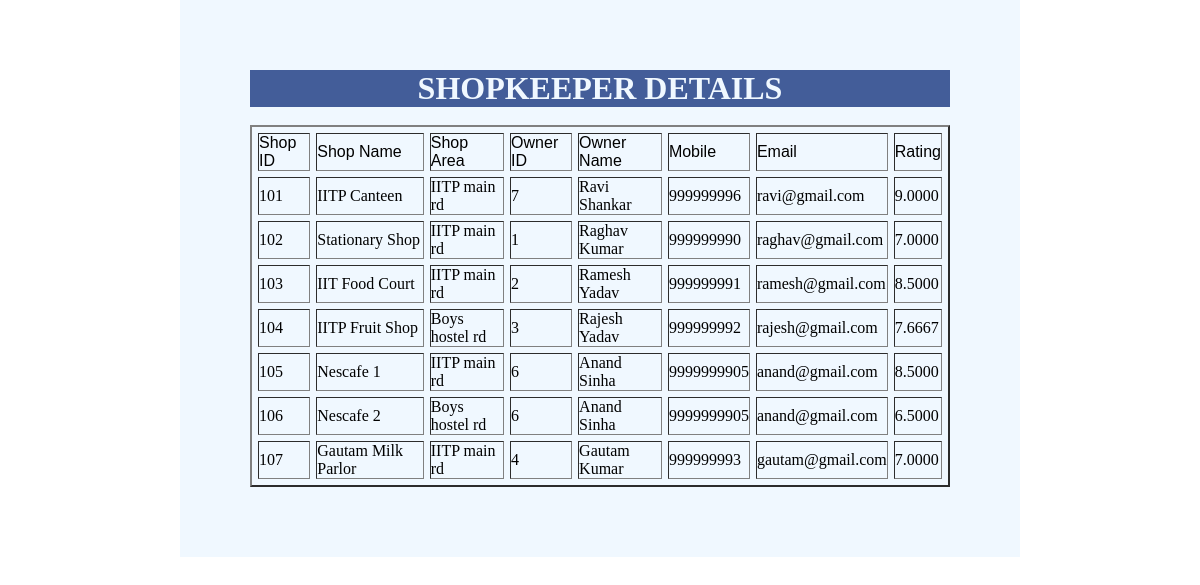
/shopkeeper.php (signed in), run on the app's committed database.
### tables this page shows
CREATE TABLE `shops` (
  `shopid` int(11) NOT NULL,
  `name` varchar(50) DEFAULT NULL,
  `area` varchar(50) DEFAULT NULL,
  `ownerid` int(11) DEFAULT NULL,
  `licenceid` int(11) DEFAULT NULL,
  `rentid` int(11) DEFAULT NULL
);

CREATE TABLE `users` (
  `userid` int(11) NOT NULL,
  `passwrd` varchar(20) DEFAULT NULL,
  `name` varchar(50) DEFAULT NULL,
  `age` int(11) DEFAULT NULL,
  `gender` varchar(10) DEFAULT NULL,
  `occuption` varchar(50) NOT NULL DEFAULT 'guest' COMMENT '1. guest\r\n2. shop keeper\r\n3. employee',
  `mobile` varchar(15) DEFAULT NULL,
  `email` varchar(30) DEFAULT NULL
);

### shopkeeper.php (the view, shortened to what this page needs)
<?php
	include("connection.php");
?>
<!DOCTYPE html>
<html>
<head>
</head>
<body>
	<div class="container">
    <h1>SHOPKEEPER DETAILS</h1><br>
		<form method="post">
		<?php
		$query = "SELECT shops.shopid as si, shops.name as sn, shops.area as sa, users.userid as ui, users.name as un, users.mobile as um, users.email as ue, AVG(review.rating) as av FROM owners join users on owners.ownerid = users.userid join shops on owners.shopid = shops.shopid join review on review.shopid = shops.shopid GROUP BY shops.shopid;";
			echo '<table border="2" cellspacing="6" cellpadding="6">
				<tr>
					<td> <font face="Arial">Shop ID</font> </td>
					<td> <font face="Arial">Shop Name</font> </td>
					<td> <font face="Arial">Shop Area</font> </td>
					<td> <font face="Arial">Owner ID</font> </td>
					<td> <font face="Arial">Owner Name</font> </td>
					<td> <font face="Arial">Mobile</font> </td>
					<td> <font face="Arial">Email</font> </td>
					<td> <font face="Arial">Rating</font> </td>
				</tr>';
			if ($result = mysqli_query($con, $query)) {
				while ($row = $result->fetch_assoc()) {
					$field1name = $row["si"];
					$field2name = $row["sn"];
					$field3name = $row["sa"];
					$field4name = $row["ui"];
					$field5name = $row["un"];
					$field6name = $row["um"];
					$field7name = $row["ue"];
					$field8name = $row["av"];
					echo '<tr>
							<td>'.$field1name.'</td>
							<td>'.$field2name.'</td>
							<td>'.$field3name.'</td>
							<td>'.$field4name.'</td>
							<td>'.$field5name.'</td>
							<td>'.$field6name.'</td>
							<td>'.$field7name.'</td>
							<td>'.$field8name.'</td>
						</tr>';
				}
			}
		?>
</form>
</div>
</body>
</html>

### shopkeeper.php (style rules this page uses)
* { margin: 0px; padding: 0px; box-sizing: border-box; }
.container { max-width: 70%; padding: 70px; margin: auto; background: aliceblue; }
h1 { text-align: center; background: #435d99; color: aliceblue; }
form { display: flex; align-items: left; justify-content: center; flex-direction: column; }

### data on the page
shops: shopid "101", name "IITP Canteen", area "IITP main rd", ownerid.userid "7", ownerid.name "Ravi Shankar", ownerid.mobile "999999996", ownerid.email "ravi@gmail.com", field8name "9.0000"
shops: shopid "102", name "Stationary Shop", area "IITP main rd", ownerid.userid "1", ownerid.name "Raghav Kumar", ownerid.mobile "999999990", ownerid.email "raghav@gmail.com", field8name "7.0000"
shops: shopid "103", name "IIT Food Court", area "IITP main rd", ownerid.userid "2", ownerid.name "Ramesh Yadav", ownerid.mobile "999999991", ownerid.email "ramesh@gmail.com", field8name "8.5000"
shops: shopid "104", name "IITP Fruit Shop", area "Boys hostel rd", ownerid.userid "3", ownerid.name "Rajesh Yadav", ownerid.mobile "999999992", ownerid.email "rajesh@gmail.com", field8name "7.6667"
shops: shopid "105", name "Nescafe 1", area "IITP main rd", ownerid.userid "6", ownerid.name "Anand Sinha", ownerid.mobile "9999999905", ownerid.email "anand@gmail.com", field8name "8.5000"
shops: shopid "106", name "Nescafe 2", area "Boys hostel rd", ownerid.userid "6", ownerid.name "Anand Sinha", ownerid.mobile "9999999905", ownerid.email "anand@gmail.com", field8name "6.5000"
shops: shopid "107", name "Gautam Milk Parlor", area "IITP main rd", ownerid.userid "4", ownerid.name "Gautam Kumar", ownerid.mobile "999999993", ownerid.email "gautam@gmail.com", field8name "7.0000"
